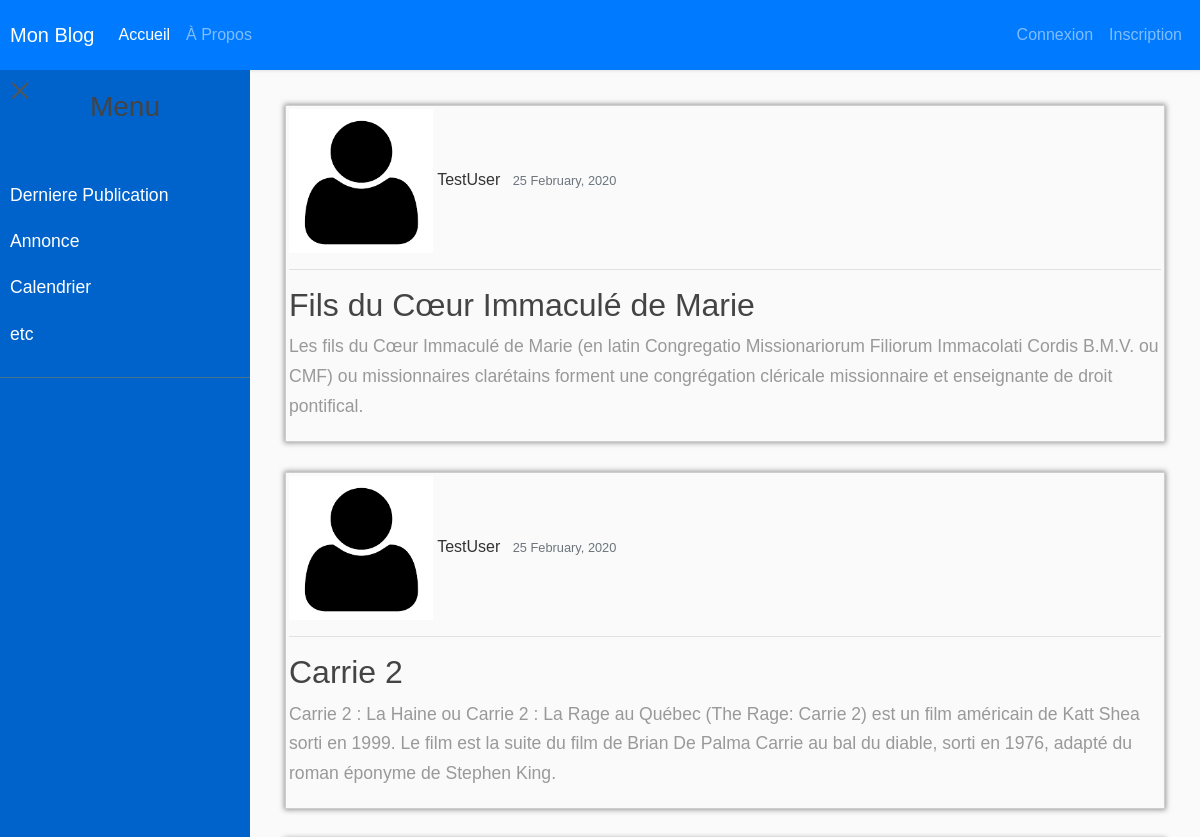
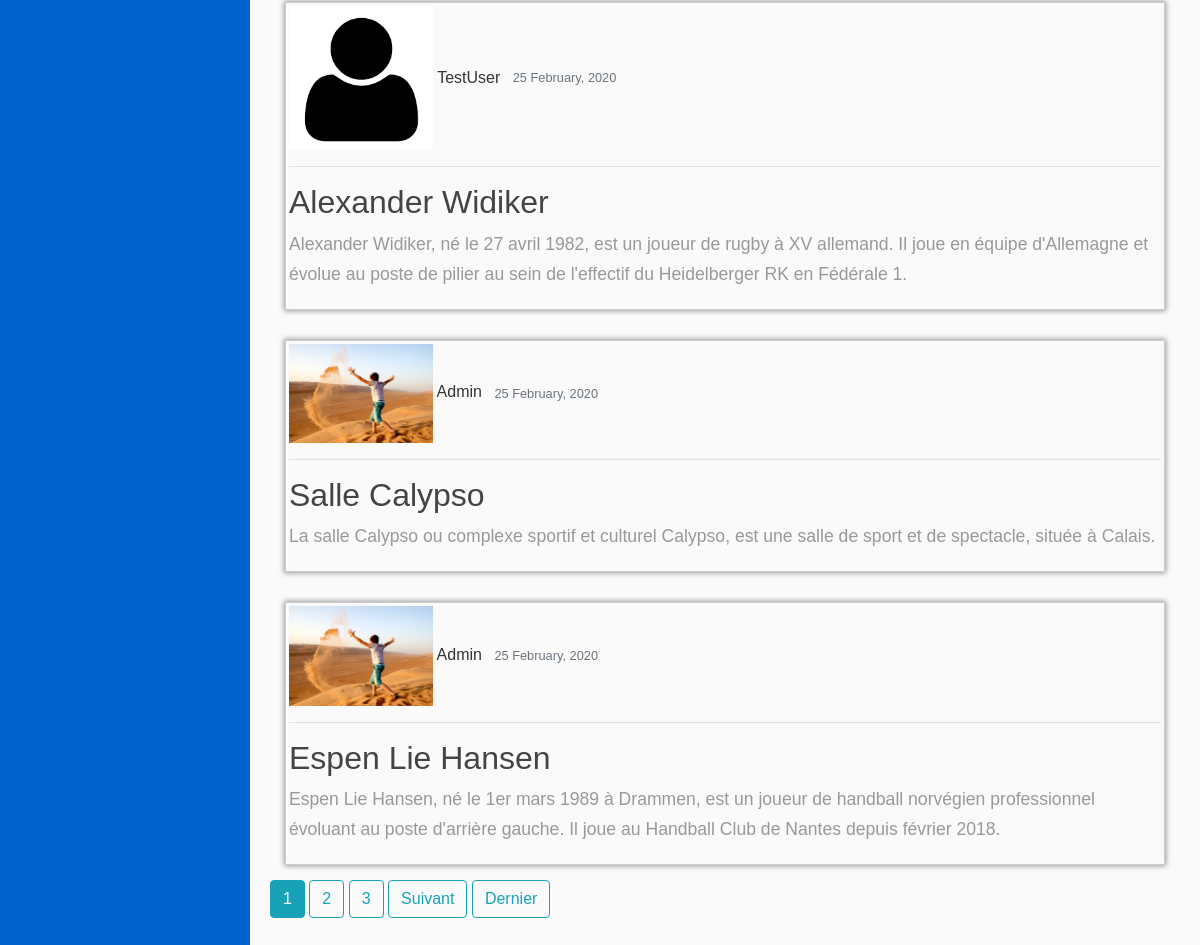
The page / on the database its author committed (2 pictures, top to bottom).
### blog/models.py (models this page shows, shortened)
class Post(models.Model):
    title = models.CharField(max_length=100)
    content = models.TextField()
    date_posted = models.DateTimeField(default=timezone.now)
    author = models.ForeignKey(User, on_delete=models.CASCADE)

### users/models.py (models this page shows, shortened)
class Profile(models.Model):
    user = models.OneToOneField(User, on_delete=models.CASCADE)
    image = models.ImageField(default='default.jpg', upload_to='profile_pics')

### blog/views.py (the view)
# urls.py: path('', PostListView.as_view(), name='blog-home'),
class PostListView(ListView):
    model = Post
    context_object_name = 'posts'
    ordering = ['-date_posted']
    paginate_by = 5

### blog/templates/blog/post_list.html (shortened to what this page needs)
{% extends "blog/base.html" %}
{% block content %}
    {% for post in posts %}
    <article class="media content-section">
        <div class="media-body">
            <div class="article-metadata">
                <img src="{{ post.author.profile.image.url }}" alt='Photo de profil' height="auto"
                    width="144" />
                <a class="mr-2" href="#">{{ post.author }}</a>
                <small class="text-muted">{{ post.date_posted | date:"d F, Y " }}</small>
                <hr />
            </div>
            <h2><a class="article-title" href="{% url 'post-detail' post.id %}">{{ post.title }}</a></h2>
            <p class="article-content">{{ post.content }}</p>
        </div>
    </article>
    {% endfor %}
    <div class="pages">
        {% if is_paginated %}
        {% for num in page_obj.paginator.page_range %}
        {% if page_obj.number == num%}
        <a class="btn btn-outline-info mb-4 active" href="?page={{ num }}">{{ num }}</a>
        {% elif num > page_obj.number|add:'-3' and num < page_obj.number|add:'3' %}
        <a class="btn btn-outline-info mb-4" href="?page={{ num }}">{{ num }}</a>
        {% endif %}
        {% endfor %}
        {% if page_obj.has_next %}
        <a class="btn btn-outline-info mb-4" href="?page_obj.next_page_number">Suivant</a>
        <a class="btn btn-outline-info mb-4" href="?page={{ page_obj.paginator.num_pages }}">Dernier</a>
        {% endif %}
        {% endif %}
    </div>
{% endblock content %}

### blog/templates/blog/base.html (shortened to what this page needs)
{% load static %}
<!DOCTYPE html>
<html>
<head>
    <link rel="stylesheet" href="https://stackpath.bootstrapcdn.com/bootstrap/4.4.1/css/bootstrap.min.css"
>
    <link rel="stylesheet" type="text/css" href="{% static 'blog/main.css' %}">
    <link rel="stylesheet" type="text/css" href="{% static 'users/main.css' %}">
</head>
<body>
    <header>
        <nav class="navbar navbar-expand-lg navbar-dark bg-primary">
            <a class="navbar-brand" href="{% url 'blog-home' %}">Mon Blog</a>
            <div class="collapse navbar-collapse" id="navbarColor01">
                <ul class="navbar-nav mr-auto">
                    <li class="nav-item active">
                        <a class="nav-link" href="{% url 'blog-home' %}">Accueil</a>
                    </li>
                    <li class="nav-item">
                        <a class="nav-link" href="{% url 'blog-about' %}">À Propos</a>
                    </li>
                </ul>
                <ul class="navbar-nav ml-auto">
                    {% if user.is_authenticated %}
                    <li class="nav-item">
                        <a class="nav-link" href="{% url 'post-create' %}">Crée un article</a>
                    </li>
                    <li class="nav-item">
                        <a class="nav-link" href="{% url 'profile' %}">Profil</a>
                    </li>
                    <li class="nav-item">
                        <a class="nav-link" href="{% url 'logout' %}">Deconnexion</a>
                    </li>
                    {% else %}
                    <li class="nav-item">
                        <a class="nav-link" href="{% url 'login' %}">Connexion</a>
                    </li>
                    <li class="nav-item">
                        <a class="nav-link" href="{% url 'register' %}">Inscription</a>
                    </li>
                    {% endif %}
                </ul>
            </div>
        </nav>
    </header>
    <div class="wrapper">
        <nav id="sidebar">
            <div class="sidebar-header">
                <h3>Menu</h3>
            </div>
            <ul class="list-unstyled components">
                <li>
                    <a href="#">Derniere Publication</a>
                </li>
                <li>
                    <a href="#">Annonce</a>
                </li>
                <li>
                    <a href="#">Calendrier</a>
                </li>
                <li>
                    <a href="#">etc</a>
                </li>
            </ul>
            <ul class="list-unstyled CTAs">
                <li>
                </li>
                <li>
                </li>
            </ul>
        </nav>
        <div id="content">
            <nav class="nav">
                <div class="container-fluid">
                    <button type="button" id="sidebarCollapse" class="navbar-btn">
                        <span></span>
                    </button>
                </div>
            </nav>
            {% block content %}{% endblock %}
</body>
</html>

### blog/static/blog/main.css (style rules this page uses)
h1, h2, h3, h4, h5, h6 { color: #444444; }
.media-body { border: 1px solid rgb(206, 204, 204); margin-bottom: 20px; margin: 15px; padding: 3px; box-shadow: 0px 0px 5px 1px rgba(119, 119, 119, 0.75); }
body { font-family: 'Poppins', sans-serif; background: #fafafa; color: #333333; }
p { font-family: 'Poppins', sans-serif; font-size: 1.1em; font-weight: 300; line-height: 1.7em; color: #999; }
a, a:hover, a:focus { color: inherit; text-decoration: none; transition: all 0.3s; }
.navbar { padding: 15px 10px; background: #fff; border: none; border-radius: 0; box-shadow: 1px 1px 3px rgba(0, 0, 0, 0.1); }
.navbar-btn { box-shadow: none; outline: none !important; border: none; position: absolute; left: 0px; top: 0px; }
.wrapper { display: flex; align-items: stretch; perspective: 1500px; }
#sidebar { min-width: 250px; max-width: 250px; background: hsl(211, 100%, 40%); color: #fff; transition: all 0.6s cubic-bezier(0.945, 0.020, 0.270, 0.665); transform-origin: bottom left; }
#sidebar .sidebar-header { padding: 20px; background: hsl(211, 100%, 40%); text-align: center; }
#sidebar ul.components { padding: 20px 0; border-bottom: 1px solid #47748b; }
#sidebar ul li a { padding: 10px; font-size: 1.1em; display: block; }
ul.CTAs { padding: 20px; }
#content { padding: 20px; min-height: 100vh; transition: all 0.3s; }
#sidebarCollapse { width: 40px; height: 40px; background: transparent; }
#sidebarCollapse span { width: 80%; height: 2px; margin: 0 auto; display: block; background: #555; transition: all 0.8s cubic-bezier(0.810, -0.330, 0.345, 1.375); transition-delay: 0.2s; }
#sidebarCollapse span:last-of-type { transform: rotate(-45deg) translate(1px, -1px); }

### rows shown on the page
Post: author.profile.image (placeholder picture), author "TestUser", date_posted "25 February, 2020", title "Fils du Cœur Immaculé de Marie", content "Les fils du Cœur Immaculé de Marie (en latin Congregatio Missionariorum Filiorum Immacolati Cordis B.M.V. ou CMF) ou missionnaires clarétains forment une congrégation cléricale missionnaire et enseignante de droit pontifical."
Post: author.profile.image (placeholder picture), author "TestUser", date_posted "25 February, 2020", title "Carrie 2", content "Carrie 2 : La Haine ou Carrie 2 : La Rage au Québec (The Rage: Carrie 2) est un film américain de Katt Shea sorti en 1999. Le film est la suite du film de Brian De Palma Carrie au bal du diable, sorti en 1976, adapté du roman éponyme de Stephen King."
Post: author.profile.image (placeholder picture), author "TestUser", date_posted "25 February, 2020", title "Alexander Widiker", content "Alexander Widiker, né le 27 avril 1982, est un joueur de rugby à XV allemand. Il joue en équipe d'Allemagne et évolue au poste de pilier au sein de l'effectif du Heidelberger RK en Fédérale 1."
Post: author.profile.image (picture), author "Admin", date_posted "25 February, 2020", title "Salle Calypso", content "La salle Calypso ou complexe sportif et culturel Calypso, est une salle de sport et de spectacle, située à Calais."
Post: author.profile.image (picture), author "Admin", date_posted "25 February, 2020", title "Espen Lie Hansen", content "Espen Lie Hansen, né le 1er mars 1989 à Drammen, est un joueur de handball norvégien professionnel évoluant au poste d'arrière gauche. Il joue au Handball Club de Nantes depuis février 2018."

### other values the page prints
{{ num }} "1"
{{ num }} "2" "3"
